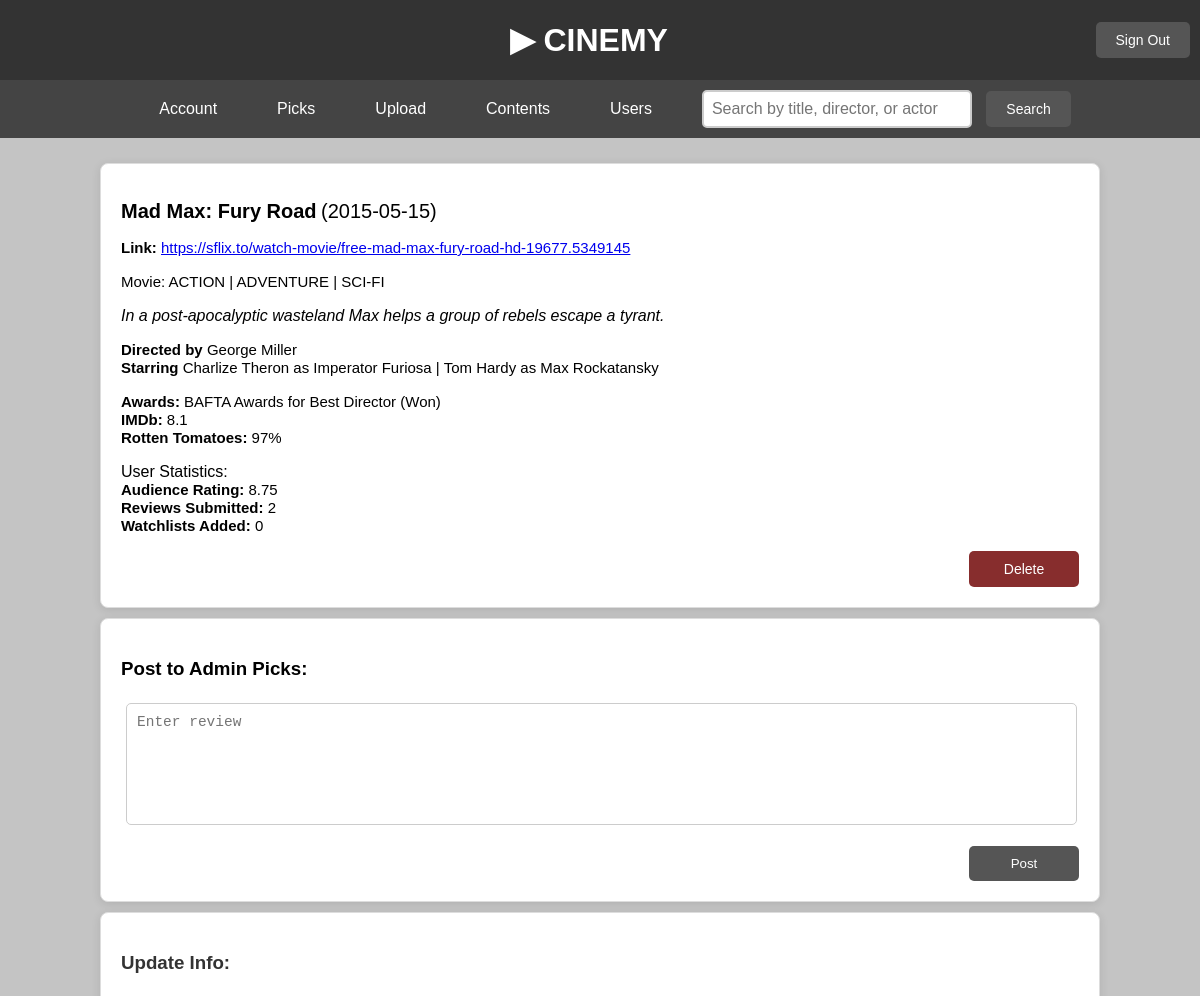
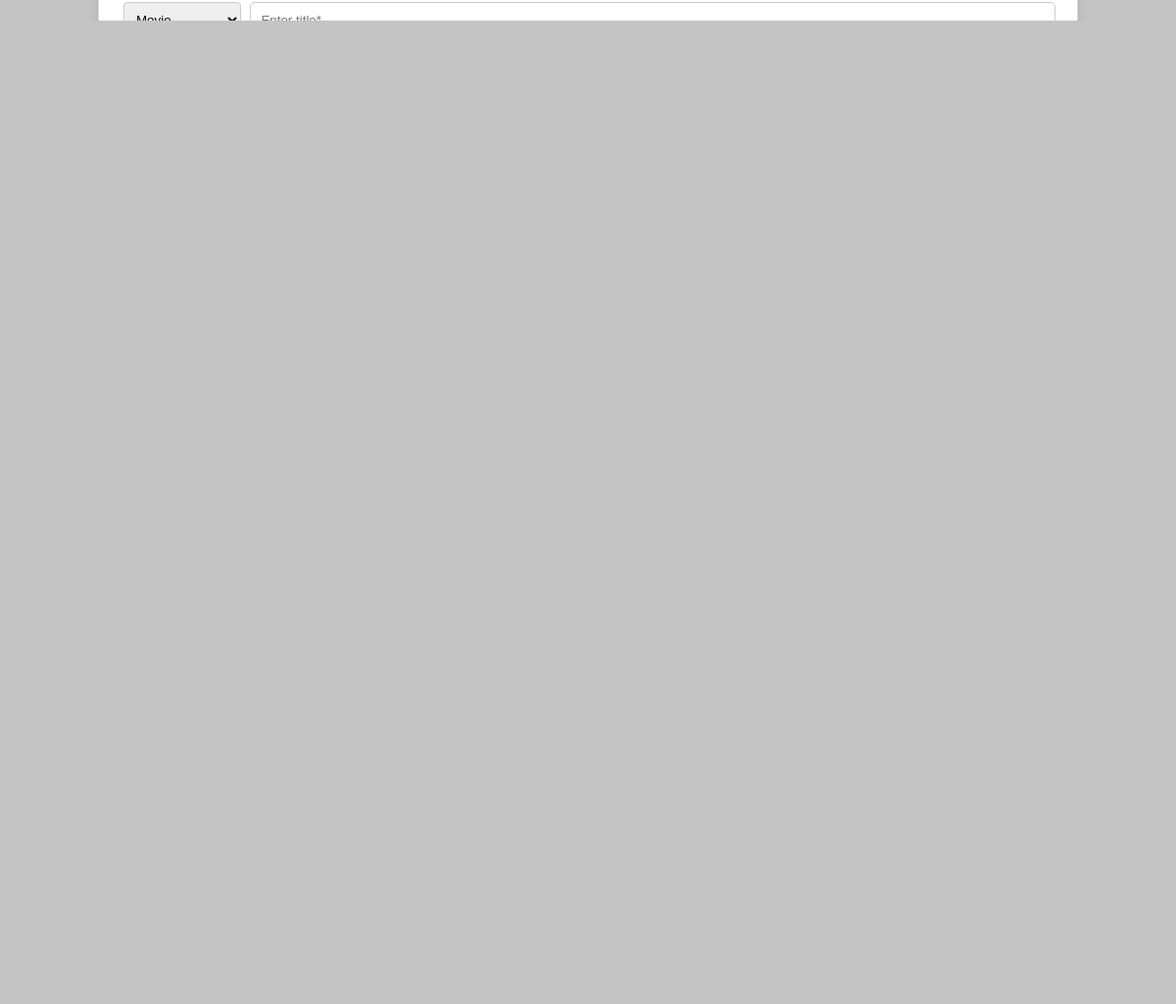
The app's page /admin_movie.php?movie_id=3 (signed in) with its own data (2 pictures, top to bottom).
### tables this page shows
CREATE TABLE `movies` (
  `movie_id` int NOT NULL AUTO_INCREMENT,
  `movie_title` varchar(60) NOT NULL,
  `movie_link` varchar(800) NOT NULL,
  `movie_description` varchar(1000) DEFAULT NULL,
  `imdb_rating` decimal(3,1) DEFAULT NULL,
  `rotten_tomatoes_rating` int DEFAULT NULL,
  `release_date` date DEFAULT NULL,
  `movie_director_id` int DEFAULT NULL,
  PRIMARY KEY (`movie_id`),
  CONSTRAINT `movie_director_id_fk_movies` FOREIGN KEY (`movie_director_id`) REFERENCES `directors` (`director_id`) ON DELETE CASCADE ON UPDATE CASCADE
);

CREATE TABLE `directors` (
  `director_id` int NOT NULL AUTO_INCREMENT,
  `director_name` varchar(60) NOT NULL,
  PRIMARY KEY (`director_id`)
);

### admin_movie.php (the view, shortened to what this page needs)
<?php
require '_DB_connection.php';
$username = $_SESSION['username'];
if (isset($_GET['movie_id'])) {
    $movie_id = $_GET['movie_id'];
} else {
    $movie_id = $_POST['content_id'];
}
$query = "SELECT AVG(rating) FROM movie_reviews WHERE movie_id = ?";
$stmt = $conn->prepare($query);
$stmt->bind_param("i", $movie_id);
$stmt->execute();
$stmt->bind_result($avg_rating);
$query = "SELECT COUNT(rating) FROM movie_reviews WHERE movie_id = ?";
$stmt = $conn->prepare($query);
$stmt->bind_param("i", $movie_id);
$stmt->execute();
$stmt->bind_result($num_reviews);
$query = "SELECT COUNT(movie_watchlist_id) FROM movie_watchlists WHERE movie_id =?";
$stmt = $conn->prepare($query);
$stmt->bind_param("i", $movie_id);
$stmt->execute();
$stmt->bind_result($num_watchlists);
$query =
    "SELECT
        m.movie_id AS id, m.movie_title AS title, m.movie_description AS description, m.imdb_rating, m.rotten_tomatoes_rating, m.release_date, m.movie_link AS link,
        GROUP_CONCAT(DISTINCT g.genre ORDER BY g.genre ASC SEPARATOR ' | ') AS genres,
        d.director_name AS director,
        GROUP_CONCAT(DISTINCT CONCAT(a.actor_name, ' as ', aim.role) ORDER BY a.actor_name ASC SEPARATOR ' | ') AS actors,
        GROUP_CONCAT(DISTINCT CONCAT(ma.award_org, ' for ', ma.award_title, ' (', ma.award_status, ')') ORDER BY ma.award_org ASC SEPARATOR ' | ') AS awards
    FROM movies m
    LEFT JOIN movie_genres mg ON m.movie_id = mg.movie_id
    LEFT JOIN genres g ON mg.genre_id = g.genre_id
    LEFT JOIN acted_in_movies aim ON m.movie_id = aim.movie_id
    LEFT JOIN directors d ON m.movie_director_id = d.director_id
    LEFT JOIN actors a ON aim.movie_actor_id = a.actor_id
    LEFT JOIN movie_awards ma ON m.movie_id = ma.movie_id
    WHERE m.movie_id = ?;";
$stmt = $conn->prepare($query);
$stmt->bind_param("i", $movie_id);
$stmt->execute();
$result = $stmt->get_result();
$content_info = $result->fetch_assoc();
$pick_details = [];
?>
<!DOCTYPE html>
<html lang="en">
<head>
</head>
<body>
<header>
    <h1>▶ CINEMY</h1>
    <form action="user_homepage.php" method="POST" style="display: inline;">
        <button type="submit" name="logout" class="logout-btn">Sign Out</button>
    </form>
</header>
<div class="menu-bar">
    <a href="admin_account.php">Account</a>
    <a href="admin_picks.php">Picks</a>
    <a href="admin_upload.php">Upload</a>
    <a href="admin_table_content.php">Contents</a>
    <a href="admin_table_users.php">Users</a>
    <div class="search-bar">
        <form action="admin_search.php" method="GET">
            <input type="text" name="search_query" placeholder="Search by title, director, or actor" required>
            <button type="submit">Search</button>
        </form>
    </div>
</div>
<main>
    <?php if (!$content_info['title']): ?>
        <div class="nothing-box">
            <div class="sorry-message">
                <h3>Nothing here!</h3>
            </div>
        </div>
    <?php else: ?>
        <div class="content-box">
            <p><span style="font-size: 20px; font-weight: bold;"><?php echo htmlspecialchars($content_info['title']); ?></span>
            <span style="font-size: 20px;">(<?php $release_date = new DateTime($content_info['release_date']); echo $release_date->format('Y-m-d');?>)</span></p>
            <p><span style="font-size: 15px;"><strong>Link: </strong> <a href="<?php echo htmlspecialchars($content_info['link']); ?>" target="_blank"><?php echo htmlspecialchars($content_info['link']); ?></a></span></p>
            <span style="font-size: 15px;">Movie: <?php echo strtoupper(htmlspecialchars($content_info['genres'])); ?></span><br>
            <p><em><span style="font-size: 16px;"><?php echo htmlspecialchars($content_info['description']); ?></span></em></p>
            <?php if ($content_info['director']): ?>
                <span style="font-size: 15px;"><strong>Directed by </strong> <?php echo htmlspecialchars($content_info['director']); ?></span><br>
            <?php endif; ?>
            <?php if ($content_info['actors']): ?>
                <span style="font-size: 15px;"><strong>Starring </strong> <?php echo htmlspecialchars($content_info['actors']); ?></span>
            <?php endif; ?>
            <?php if ($content_info['awards']): ?>
                <span style="font-size: 15px;"><strong>Awards: </strong> <?php echo htmlspecialchars($content_info['awards']); ?></span><br>
            <?php endif; ?>
            <?php if ($content_info['imdb_rating']): ?>
                <span style="font-size: 15px;"><strong>IMDb: </strong><?php echo htmlspecialchars($content_info['imdb_rating']); ?></span><br>
            <?php endif; ?>
            <?php if ($content_info['rotten_tomatoes_rating']): ?>
                <span style="font-size: 15px;"><strong>Rotten Tomatoes: </strong> <?php echo htmlspecialchars($content_info['rotten_tomatoes_rating']); ?>%</span>
            <?php endif; ?>
            <p> User Statistics: <br>
            <span style="font-size: 15px;"><strong>Audience Rating: </strong> <?php echo htmlspecialchars(number_format($avg_rating, 2)); ?></span><br>
            <span style="font-size: 15px;"><strong>Reviews Submitted: </strong> <?php echo htmlspecialchars($num_reviews); ?></span><br>
            <span style="font-size: 15px;"><strong>Watchlists Added: </strong> <?php echo htmlspecialchars($num_watchlists); ?></span>
            <form action="admin_movie.php" method="POST">
                <button type="submit" class="delete-btn">Delete</button>
            </form>
        </div>
        <?php if ($pick_details): ?>
            <div class="content-box">
                <h3>Your Pick Review:</h3>
                <p><span style="font-style: italic; font-size: 15px;">"<?php echo htmlspecialchars($pick_details['admin_pick_review']); ?>"</span>
                - <span style="font-weight: bold; font-size: 15px;"><?php echo ucwords(strtolower(htmlspecialchars($username))); ?></span><br>
                <span style="font-size: 14px;">~ <?php echo htmlspecialchars($pick_details['date_added']) . '</span>'; ?>
                <form action="admin_movie.php" method="POST">
                    <input type="hidden" name="delete_pick" value="<?php echo $content_info['id']; ?>">
                    <button type="submit" class="delete-btn">Delete</button>
                </form>
        </div>
        <?php else: ?>
            <div class="content-box">
                <h3>Post to Admin Picks:</h3>
                <form action="admin_movie.php" method="POST">
                    <div class="description">
                        <textarea name="pick_review" rows="5" placeholder="Enter review" required></textarea>
                    </div>
                    <button type="submit" class="add-new">Post</button>
                </form>
            </div>
        <?php endif;?>
        <div class="content-box">
            <h3 style="color: #333">Update Info:</h3>
            <form action="admin_movie.php" method="POST">
                <select name="content_type" class="type">
                    <option value="movie">Movie</option>
                </select>
                <input class="title-input-bar" type="text" name="title" placeholder="Enter title*" required><br>
                <input class="date" type="date" name="release_date" required>
                <input class="title-input-bar" type="text" name="link" placeholder="Enter link*" required><br>
                <div class="description">
                    <textarea name="description" rows="5" placeholder="Enter description*" required></textarea>
                </div>
                <input class="input-bar" type="text" name="genre1" placeholder="Enter genre 1*" required>
                <input class="input-bar" type="text" name="director" placeholder="Enter director"><br>
                <input class="input-bar" type="text" name="genre2" placeholder="Enter genre 2">
                <input class="input-bar" type="number" min="0" max="10" step="0.1" name="imdb" placeholder="Enter IMDb rating"><br>
                <input class="input-bar" type="text" name="genre3" placeholder="Enter genre 3">
                <input class="input-bar" type="number" min="0" max="100" step="1" name="rotten" placeholder="Enter Rotten Tomatoes rating"><br>
                <input class="input-bar" type="text" name="actor1" placeholder="Enter actor 1*" required>
                <input class="input-bar" type="text" name="role1" placeholder="Actor 1 role*" required><br>
                <input class="input-bar" type="text" name="actor2" placeholder="Enter actor 2">
                <input class="input-bar" type="text" name="role2" placeholder="Actor 2 role"><br>
                <input class="input-bar" type="text" name="actor3" placeholder="Enter actor 3">
                <input class="input-bar" type="text" name="role3" placeholder="Actor 3 role"><br>
                <input class="award-input-bar" type="text" name="award1" placeholder="Enter award 1">
                <input class="award-input-bar" type="text" name="org1" placeholder="Award 1 organization">
                <select name="status1" style="width: 100%; height: 36px; width: 123px; padding: 8px; border: 1px solid #ccc; border-radius: 4px;">
                    <option value="none">N/A</option>
                </select><br>
                <input class="award-input-bar" type="text" name="award2" placeholder="Enter award 2">
                <input class="award-input-bar" type="text" name="org2" placeholder="Award 2 organization">
                <select name="status2" style="width: 100%; height: 36px; width: 123px; padding: 8px; border: 1px solid #ccc; border-radius: 4px;">
                    <option value="none">N/A</option>
                </select><br>
                <input class="award-input-bar" type="text" name="award3" placeholder="Enter award 3">
                <input class="award-input-bar" type="text" name="org3" placeholder="Award 3 organization">
                <select name="status3" style="width: 100%; height: 36px; width: 123px; padding: 8px; border: 1px solid #ccc; border-radius: 4px;">
                    <option value="none">N/A</option>
                </select><br>
                <button type="submit" class="add-new">Update</button>
            </form>
        </div>
    <?php endif ?>
</main>
</body>
</html>

### admin_movie.php (style rules this page uses)
body { font-family: Helvetica, sans-serif; background-color: #c4c4c4; margin: 0; padding: 0; background-image: url('https://wallpaperbat.com/img/8612835-minimalist-fog-5120-x-2880.jpg'); background-position: center; background-attachment: fixed; background-size: cover; height: 100vh; }
header { background-color: #333; color: #fff; padding: 10px; display: flex; align-items: center; justify-content: space-between; position: relative; box-sizing: border-box; height: 80px; }
header h1 { margin: 0; flex-grow: 1; text-align: left; }
.logout-btn { background-color: #555; color: white; padding: 10px 20px; text-decoration: none; border-radius: 5px; font-size: 14px; transition: background-color 0.3s ease; border: none; cursor: pointer; }
.delete-btn { background-color: #872d2d; width: 140px; color: white; padding: 10px 10px; text-decoration: none; border-radius: 5px; font-size: 14px; transition: background-color 0.3s ease; border: none; color: white; border: none; border-radius: 4px; cursor: pointer; }
.menu-bar { background-color: #444; display: flex; justify-content: center; padding: 10px; align-items: center; }
.menu-bar a { color: white; text-decoration: none; padding: 10px 20px; margin: 0 10px; border-radius: 5px; font-size: 16px; transition: background-color 0.3s ease; }
.menu-bar .search-bar { display: flex; align-items: center; margin-left: 20px; }
.menu-bar .search-bar input { padding: 8px; font-size: 16px; border: 2px solid #ccc; border-radius: 5px; width: 250px; }
.menu-bar .search-bar button { padding: 10px 20px; background-color: #555; color: white; border: none; border-radius: 5px; cursor: pointer; font-size: 14px; transition: background-color 0.3s ease; margin-left: 10px; }
main { padding: 15px 100px; text-align: center; }
.content-box { background-color: #fff; padding: 20px 20px; border-radius: 8px; box-shadow: 0 2px 10px rgba(0, 0, 0, 0.1); position: relative; border: 1px solid #ddd; margin: 10px 0; text-align: left; }
.delete-btn { background-color: #872d2d; color: white; padding: 10px 10px; text-decoration: none; border-radius: 5px; transition: background-color 0.3s ease; display: block; width: 110px; margin-top: 10px; margin-left: auto; text-align: center; cursor: pointer; border: none; }
.description textarea { padding: 10px; font-size: 14.5px; border: 1px solid #ccc; border-radius: 5px; width: 929px; margin-top: 5px; margin-left: 5px; margin-bottom: 2px; height: 100px; resize: none; overflow: auto; }
.title-input-bar { width: 100%; max-width: 800px; padding: 10px; margin: 5px 0; border-radius: 5px; border: 1px solid #ccc; margin-left: 5px; }
.input-bar { width: 100%; max-width: 448px; padding: 10px; margin: 5px; margin-right: 2px; border-radius: 5px; border: 1px solid #ccc; }
.award-input-bar { width: 100%; max-width: 380px; margin-right: 5px; padding: 10px; margin: 5px; border-radius: 5px; border: 1px solid #ccc; }
.add-new { background-color: #555; color: white; padding: 10px 10px; text-decoration: none; border-radius: 5px; transition: background-color 0.3s ease; display: block; width: 110px; margin-top: 15px; margin-left: auto; text-align: center; cursor: pointer; border: none; }
.type { margin-left: 5px; height: 36px; width: 120px; padding: 8px; margin-bottom: 4px; border: 1px solid #ccc; border-radius: 4px; }
.date { margin-left: 5px; height: 20px; width: 103px; padding: 8px; margin-bottom: 4px; border: 1px solid #ccc; border-radius: 4px; }

### records on screen
movies: movie_title "Mad Max: Fury Road", release_date "2015-05-15", movie_link "https://sflix.to/watch-movie/free-mad-max-fury-road-hd-19677.5349145", movie_description "In a post-apocalyptic wasteland Max helps a group of rebels escape a tyrant.", movie_director.director_name "George Miller", imdb_rating "8.1", rotten_tomatoes_rating "97"

### other values on screen
$content_info['genres'] "ACTION | ADVENTURE | SCI-FI"
$content_info['actors'] "Charlize Theron as Imperator Furiosa | Tom Hardy as Max Rockatansky"
$content_info['awards'] "BAFTA Awards for Best Director (Won)"
$avg_rating "8.75"
$num_reviews "2"
$num_watchlists "0"
